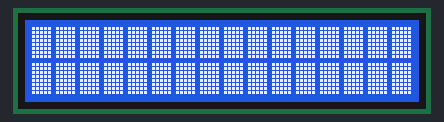
Bench run of a sketch on a simulated ESP32. On the bench: 16×2 character LCD. What the sketch prints to the serial monitor is not drawn.

Above: at 3.1 s.
At 6.2 s:
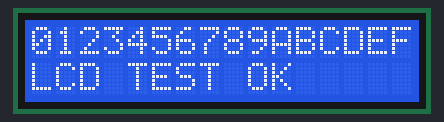
At 9.2 s:
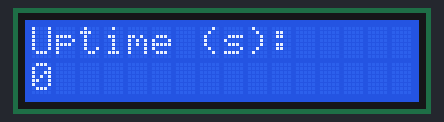
At 16.2 s:
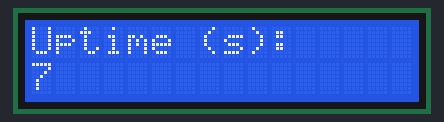
At 23.2 s:
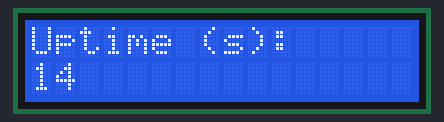
At 38.2 s:
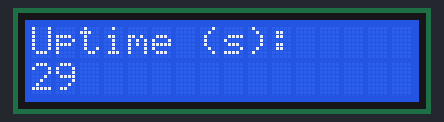

Measured:
- what the display in image 0 shows lasts 3.0 s, from 3.1 s to 6.1 s
- what the display in image 2 shows lasts 1.0 s, from 9.1 s to 10.1 s

The sketch:

LcdTest.ino
```cpp
/*
  LCD HARDWARE TEST
  -----------------
  Checks the 20x4 I2C LCD on its own, without the rest of the dispenser.

  What it does:
    1. Scans the I2C bus and prints every device address it finds.
       If the LCD shows up at an address other than LCD_I2C_ADDRESS,
       change it here AND in SyrupDispenser/Config.h.
    2. Blinks the backlight 3 times.
    3. Fills the screen with solid blocks so you can check every
       pixel and adjust the contrast pot on the back of the LCD.
    4. Prints a test pattern, then counts up once per second forever.

  Pass: backlight blinks, all 80 blocks are solid, text is readable,
        and the counter keeps going up.

  Open Serial Monitor at 115200 baud to see the scan results.

  Library: LiquidCrystal I2C (Frank de Brabander)
*/

#include <Wire.h>
#include <LiquidCrystal_I2C.h>

// Must match SyrupDispenser/Config.h
constexpr uint8_t LCD_I2C_ADDRESS = 0x27;
constexpr int LCD_COLUMNS = 20;
constexpr int LCD_ROWS    = 4;
constexpr int LCD_SDA_PIN = 21;
constexpr int LCD_SCL_PIN = 22;

LiquidCrystal_I2C lcd(LCD_I2C_ADDRESS, LCD_COLUMNS, LCD_ROWS);

// Returns true if a device answered at LCD_I2C_ADDRESS.
bool scanI2C() {
  Serial.println("Scanning I2C bus...");
  int found = 0;
  bool lcdFound = false;

  for (uint8_t address = 1; address < 127; address++) {
    Wire.beginTransmission(address);
    if (Wire.endTransmission() == 0) {
      Serial.printf("  Device found at 0x%02X\n", address);
      found++;
      if (address == LCD_I2C_ADDRESS) {
        lcdFound = true;
      }
    }
  }

  if (found == 0) {
    Serial.println("  No I2C devices found. Check SDA/SCL wiring and 5V/GND.");
  }
  return lcdFound;
}

void setup() {
  Serial.begin(115200);
  delay(500);
  Serial.println();
  Serial.println("=== LCD TEST ===");

  Wire.begin(LCD_SDA_PIN, LCD_SCL_PIN);

  if (!scanI2C()) {
    Serial.printf("FAIL: nothing at 0x%02X. Update LCD_I2C_ADDRESS to the "
                  "address found above.\n", LCD_I2C_ADDRESS);
    return;
  }
  Serial.println("LCD responded. Watch the screen.");

  lcd.init();

  Serial.println("Step 1: blinking backlight");
  for (int i = 0; i < 3; i++) {
    lcd.backlight();
    delay(400);
    lcd.noBacklight();
    delay(400);
  }
  lcd.backlight();

  Serial.println("Step 2: all pixels on (adjust contrast pot if needed)");
  for (int row = 0; row < LCD_ROWS; row++) {
    lcd.setCursor(0, row);
    for (int col = 0; col < LCD_COLUMNS; col++) {
      lcd.write(0xFF);  // solid block character
    }
  }
  delay(3000);

  Serial.println("Step 3: text pattern");
  lcd.clear();
  lcd.setCursor(0, 0);
  lcd.print("0123456789ABCDEFGHIJ");
  lcd.setCursor(0, 1);
  lcd.print("Row 2");
  lcd.setCursor(0, 2);
  lcd.print("Row 3");
  lcd.setCursor(0, 3);
  lcd.print("LCD TEST OK");
  delay(3000);

  Serial.println("Step 4: counter (should tick once per second)");
  lcd.clear();
  lcd.setCursor(0, 0);
  lcd.print("Uptime (s):");
}

void loop() {
  static uint32_t lastUpdate = 0;
  static uint32_t seconds = 0;

  if (millis() - lastUpdate >= 1000) {
    lastUpdate = millis();
    lcd.setCursor(0, 1);
    lcd.printf("%-20lu", (unsigned long)seconds++);
  }
}
```
